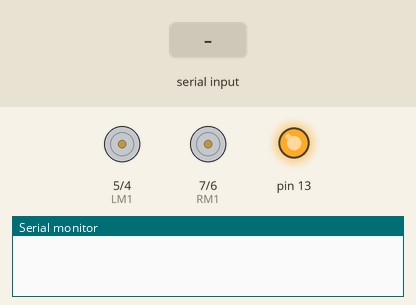
Simulated run of this sketch. Board: Arduino Uno, built with avr-gcc and run on an emulated ATmega328P. On the bench: motor-driver pin pairs drawn as motors (green arrow = first pin HIGH = forward, orange = second pin HIGH = backward, longer = more drive), output pins drawn as LEDs (lit = HIGH), the last lines printed to the serial monitor. The test bench sets the inputs (shaded band).

Above: at 1.2 s.
1.3 s: "a" received over Serial
At 1.9 s:
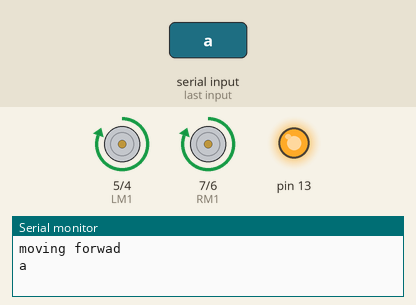
2.8 s: "e" received over Serial
At 3.6 s:
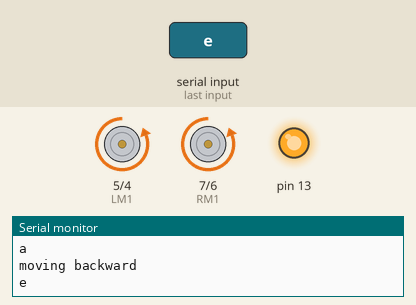
4.3 s: "b" received over Serial
At 4.8 s:
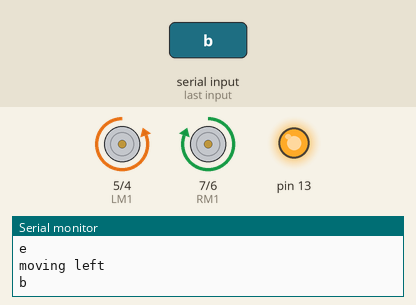
5.8 s: "d" received over Serial
At 7.2 s:
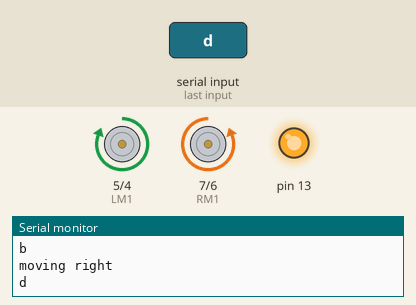
Timing chart, 0 to 8.3 s (numbered marks = the images above; inputs shaded):
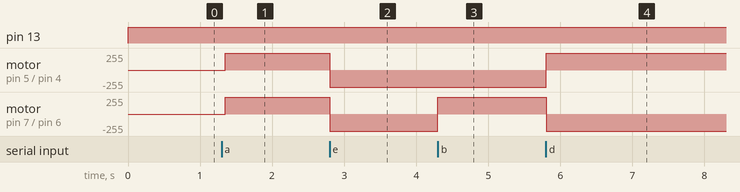

The sketch:

bluetoohcar_pd.ino
```cpp
/*int rled=1;//right led
int lled=2;//left led
*/
int LM1=5;// left motor M1
int LM2=4; // left motor M2a
int RM1=7; // right motor M2a
int RM2=6; // right motor M2b

void setup()
{
Serial.begin(9600);
/*pinMode(rled, OUTPUT);
pinMode(lled, OUTPUT);
*/
pinMode(LM1, OUTPUT);
pinMode(LM2, OUTPUT);
pinMode(RM1, OUTPUT);
pinMode(RM2, OUTPUT);
pinMode(13, OUTPUT);
 }

void loop()
 {
digitalWrite(13, HIGH);

 if(Serial.available()>0)
   {
      char data= Serial.read(); // reading the data received from the bluetooth module
      switch(data)
      {
        case 'a':     //forword
        Serial.println("moving forwad");
digitalWrite(LM1, HIGH);
digitalWrite(LM2, LOW);
digitalWrite(RM1, HIGH);
digitalWrite(RM2, LOW);
break;
        case 'e': //backward
        Serial.println("moving backward");
digitalWrite(LM1, LOW);
digitalWrite(LM2, HIGH);
digitalWrite(RM1, LOW);
digitalWrite(RM2, HIGH);
break;
         case 'b': //left
        Serial.println("moving left");
digitalWrite(LM1, LOW);
digitalWrite(LM2, HIGH);
digitalWrite(RM1, HIGH);
digitalWrite(RM2, LOW);
break;
          case 'd': //right
         Serial.println("moving right");
digitalWrite(LM1, HIGH);
digitalWrite(LM2, LOW);
digitalWrite(RM1, LOW);
digitalWrite(RM2, HIGH);
break;
           case 'c'://off
           Serial.println("STOPPED");
digitalWrite(LM1, LOW);
digitalWrite(LM2, LOW);
digitalWrite(RM1, LOW);
digitalWrite(RM2, LOW);
break;
        default : break;
      }
      Serial.println(data);
   }
   delay(50);
}
```

Measured:
- after the input at 1.3 s, motor on pin 5 (LM1) / pin 4 (LM2), motor on pin 7 (RM1) / pin 6 (RM2): stopped → forward 255/255 after 0.05 s
- after the input at 2.8 s, motor on pin 5 (LM1) / pin 4 (LM2), motor on pin 7 (RM1) / pin 6 (RM2): forward 255/255 → backward 255/255 at once
- after the input at 4.3 s, motor on pin 7 (RM1) / pin 6 (RM2): backward 255/255 → forward 255/255 at once
- after the input at 5.8 s, motor on pin 5 (LM1) / pin 4 (LM2): backward 255/255 → forward 255/255 at once; motor on pin 7 (RM1) / pin 6 (RM2): forward 255/255 → backward 255/255 at once
